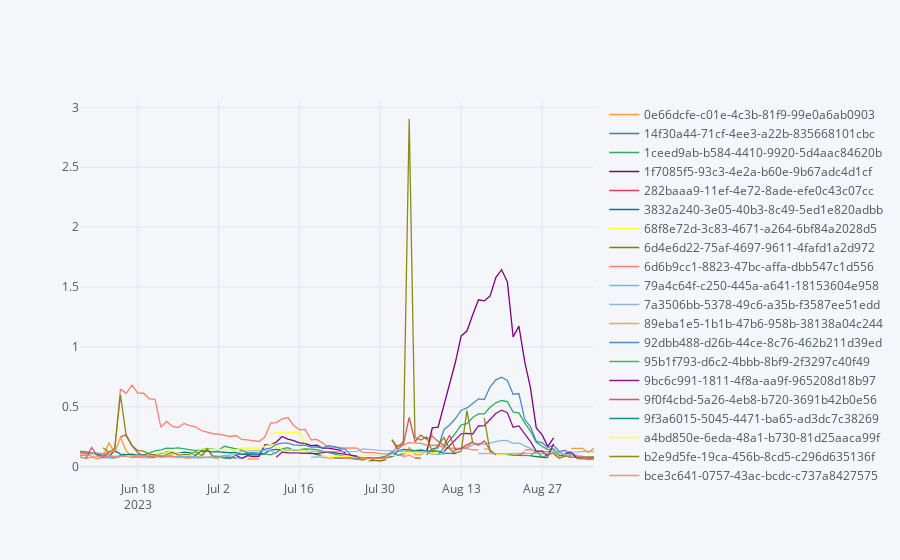

Notebook cell for this chart:
### Markdown cell above
# compute historical pool rank

### Code cell
max_rank = 10
end = datetime.now().replace(tzinfo=timezone.utc)
start = end - timedelta(days = 90)
df = history.fillna(method='ffill')
df = df[(df.index >= start)&(df.index <= end)]
best_only = df[df.rank(axis=1, ascending=False)<max_rank].dropna(how='all', axis=1)
#best_only = best_only.rename(columns=pool_map)
best_only.iplot()
